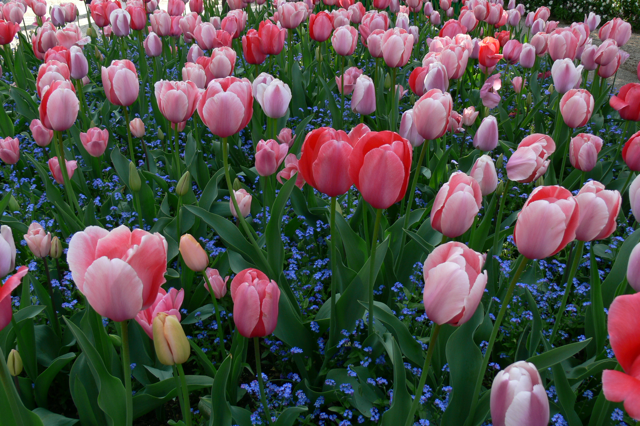
#> input picture Image_files/flowers8.png, 640 x 426 px
$ python test1.py
#> lines starting #> are read from the running program, lines starting #| are printed output that depends on the picture
import cv2
import numpy as np
import matplotlib.pyplot as plt

flowers = cv2.imread("./Image_files/flowers8.png")
#> flowers is the input picture: shape (426, 640, 3); mean B, G, R 72.1, 77.9, 83.3
# Conversion BGR -> RGB pour l’affichage correct
flowers = cv2.cvtColor(flowers, cv2.COLOR_BGR2RGB)
print(flowers.shape, flowers.dtype)
#| (426, 640, 3) uint8

# Conversion RGB -> GRAY pour l’affichage en nuances de gris
grey = cv2.cvtColor(flowers, cv2.COLOR_RGB2GRAY)
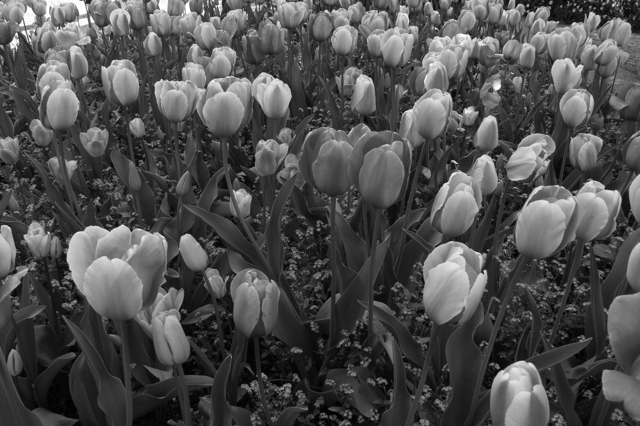
#> grey: shape (426, 640); min 1, max 255, mean 78.9

plt.subplot(1,2,1)
plt.imshow(flowers, cmap="gray")
plt.title("Image originale - Espace RGB")
plt.axis("off")

plt.subplot(1,2,2)
plt.imshow(grey, cmap="gray")
plt.title("Image originale - Espace GRAY")
plt.axis("off")

# Accès pixel (Indexation à 0 en Python !)
pix = flowers[275, 317, :]
#> pix = [57, 91, 198]
print(pix)
#| [ 57  91 198]

plt.imsave(f"Res_test/1_01_originale.png", flowers, cmap="gray")
plt.imsave(f"Res_test/1_02_gray.png", grey, cmap="gray")
plt.show()
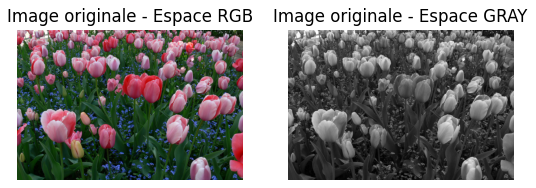
#> figure drawn by matplotlib, 2 panels

$ run again, with Image_files/cas_1.png copied over Image_files/flowers8.png
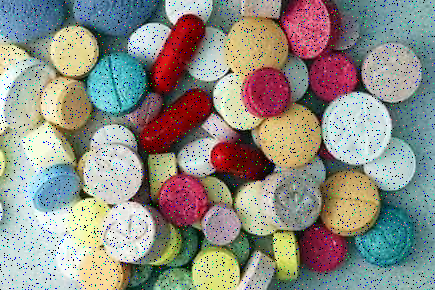
#> input picture Image_files/cas_1.png, 435 x 290 px
#> flowers is the input picture: shape (290, 435, 3); mean B, G, R 133.1, 142, 143.1
#| (290, 435, 3) uint8
#> `grey = cv2.cvtColor(flowers, cv2.COLOR_RGB2GRAY)`:
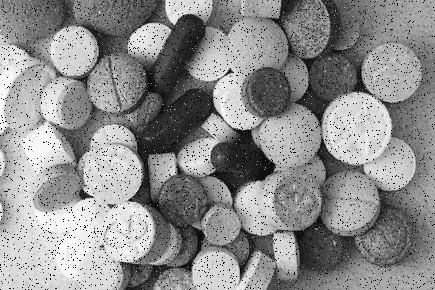
#> grey: shape (290, 435); min 0, max 255, mean 141.3
#> pix = [0, 0, 0]
#| [0 0 0]
#> `plt.show()`:
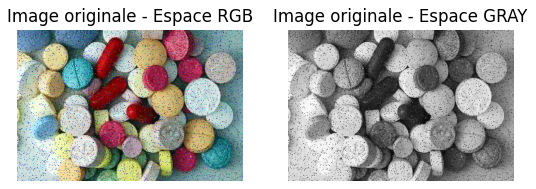
#> figure drawn by matplotlib, 2 panels
